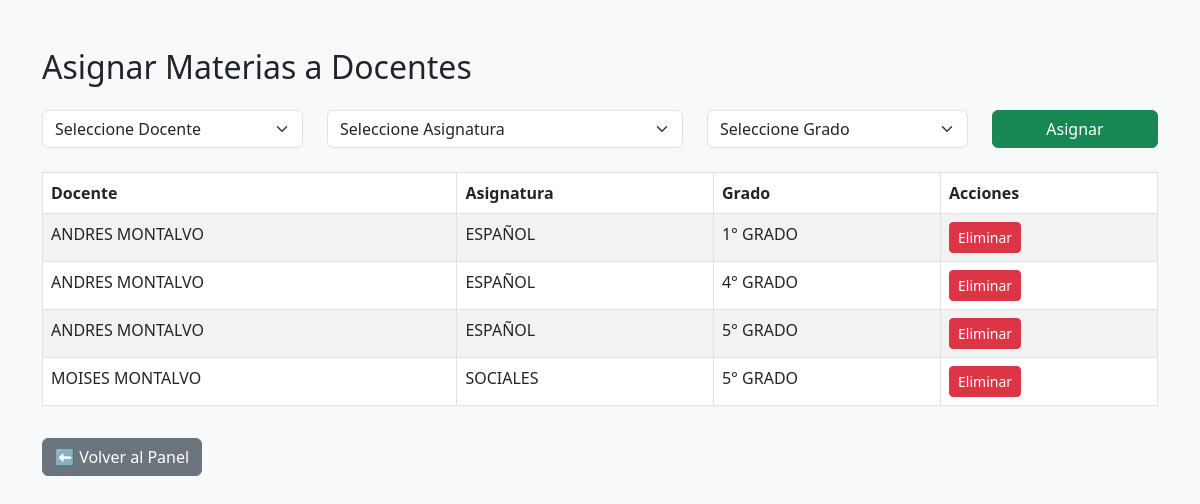
The page /public/asignar_materias.php (signed in) on the database its author committed.
### tables this page shows
CREATE TABLE `materias_docente` (
  `id` int(11) NOT NULL,
  `docente_id` int(11) NOT NULL,
  `asignatura_id` int(11) NOT NULL,
  `grado_id` int(11) NOT NULL
);

CREATE TABLE `usuarios` (
  `id` int(11) NOT NULL,
  `nombre` varchar(100) NOT NULL,
  `correo` varchar(100) NOT NULL,
  `contraseña` varchar(255) NOT NULL,
  `rol` enum('administrador','docente') NOT NULL,
  `creado_en` timestamp NOT NULL DEFAULT current_timestamp()
);

CREATE TABLE `asignaturas` (
  `id` int(11) NOT NULL,
  `nombre` varchar(100) NOT NULL,
  `nivel_id` int(11) DEFAULT NULL
);

CREATE TABLE `grados` (
  `id` int(11) NOT NULL,
  `nombre` varchar(50) NOT NULL
);

### public/asignar_materias.php (the view, shortened to what this page needs)
<?php
require_once '../config/database.php';
$asignaciones = $pdo->query("
    SELECT md.id, u.nombre AS docente, a.nombre AS asignatura, g.nombre AS grado
    FROM materias_docente md
    JOIN docentes d ON md.docente_id = d.id
    JOIN usuarios u ON d.usuario_id = u.id
    JOIN asignaturas a ON md.asignatura_id = a.id
    JOIN grados g ON md.grado_id = g.id
    ORDER BY u.nombre, g.nombre
")->fetchAll();
?>
<!DOCTYPE html>
<html lang="es">
<head>
    <link href="https://cdn.jsdelivr.net/npm/bootstrap@5.3.0/dist/css/bootstrap.min.css" rel="stylesheet">
</head>
<body class="bg-light">
<div class="container mt-5">
    <h2 class="mb-4">Asignar Materias a Docentes</h2>
    <form method="POST" class="row mb-4">
        <div class="col-md-3">
            <select name="docente_id" class="form-select" required>
                <option value="">Seleccione Docente</option>
            </select>
        </div>
        <div class="col-md-4">
            <select name="asignatura_id" class="form-select" required>
                <option value="">Seleccione Asignatura</option>
            </select>
        </div>
        <div class="col-md-3">
            <select name="grado_id" class="form-select" required>
                <option value="">Seleccione Grado</option>
            </select>
        </div>
        <div class="col-md-2">
            <button type="submit" name="asignar" class="btn btn-success w-100">Asignar</button>
        </div>
    </form>
    <table class="table table-bordered table-striped">
        <thead>
        <tr>
            <th>Docente</th>
            <th>Asignatura</th>
            <th>Grado</th>
            <th>Acciones</th>
        </tr>
        </thead>
        <tbody>
        <?php foreach ($asignaciones as $fila): ?>
            <tr>
                <td><?= htmlspecialchars($fila['docente']) ?></td>
                <td><?= htmlspecialchars($fila['asignatura']) ?></td>
                <td><?= htmlspecialchars($fila['grado']) ?></td>
                <td>
                    <a href="?eliminar=<?= $fila['id'] ?>" class="btn btn-danger btn-sm"
                       onclick="return confirm('¿Eliminar esta asignación?')">Eliminar</a>
                </td>
            </tr>
        <?php endforeach; ?>
        </tbody>
    </table>
    <a href="admin_panel.php" class="btn btn-secondary mt-3">⬅️ Volver al Panel</a>
</div>
</body>
</html>

### rows shown on the page
materias_docente: usuarios.nombre "ANDRES MONTALVO", asignatura.nombre "ESPAÑOL", grado.nombre "1° GRADO"
materias_docente: usuarios.nombre "ANDRES MONTALVO", asignatura.nombre "ESPAÑOL", grado.nombre "4° GRADO"
materias_docente: usuarios.nombre "ANDRES MONTALVO", asignatura.nombre "ESPAÑOL", grado.nombre "5° GRADO"
materias_docente: usuarios.nombre "MOISES MONTALVO", asignatura.nombre "SOCIALES", grado.nombre "5° GRADO"
